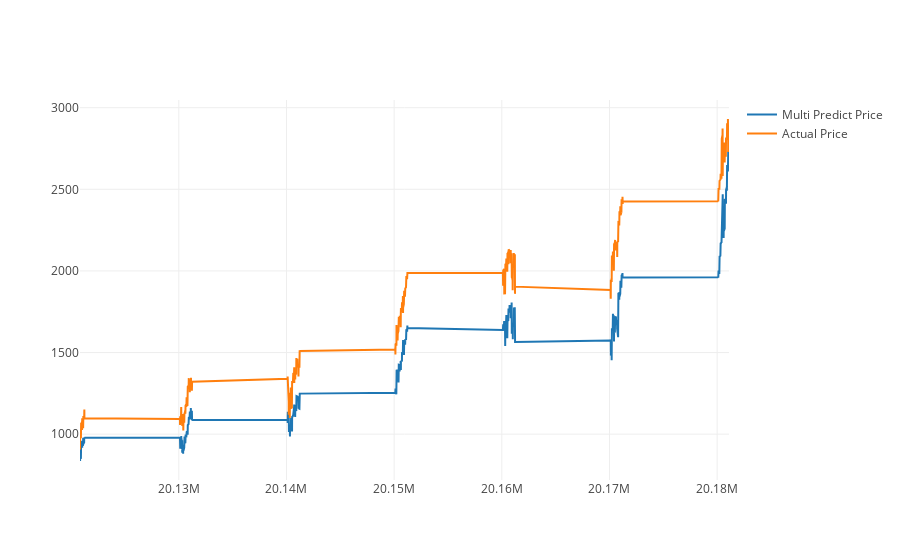

Write notebook code for a chart like this one.
### Code cell
predictDates = data.tail(len(inv_y)).index
actual_chart = go.Scatter(x=predictDates, y=inv_y[:,0], name= 'Actual Price')
multi_predict_chart = go.Scatter(x=predictDates, y=inv_yhat[:,0], name= 'Multi Predict Price')
py.iplot([multi_predict_chart, actual_chart])

### Figure 1 — Plotly figure (JSON) as saved in the notebook; plotly's stock layout.template omitted (floating-point values rounded to 4 significant figures; data arrays with more than 128 entries replaced by an {"elided": "..."} marker saying what was removed)
{"data": [{"name": "Multi Predict Price", "type": "scatter", "uid": "105787a0-56df-4dcd-8452-722d711cb5f5", "x": {"elided": "1563 int values"}, "y": {"elided": "1563 float values"}}, {"name": "Actual Price", "type": "scatter", "uid": "83a012fc-2623-4ee2-9172-061c9ecd5b69", "x": {"elided": "1563 int values"}, "y": {"elided": "1563 float values"}}], "layout": {}}
